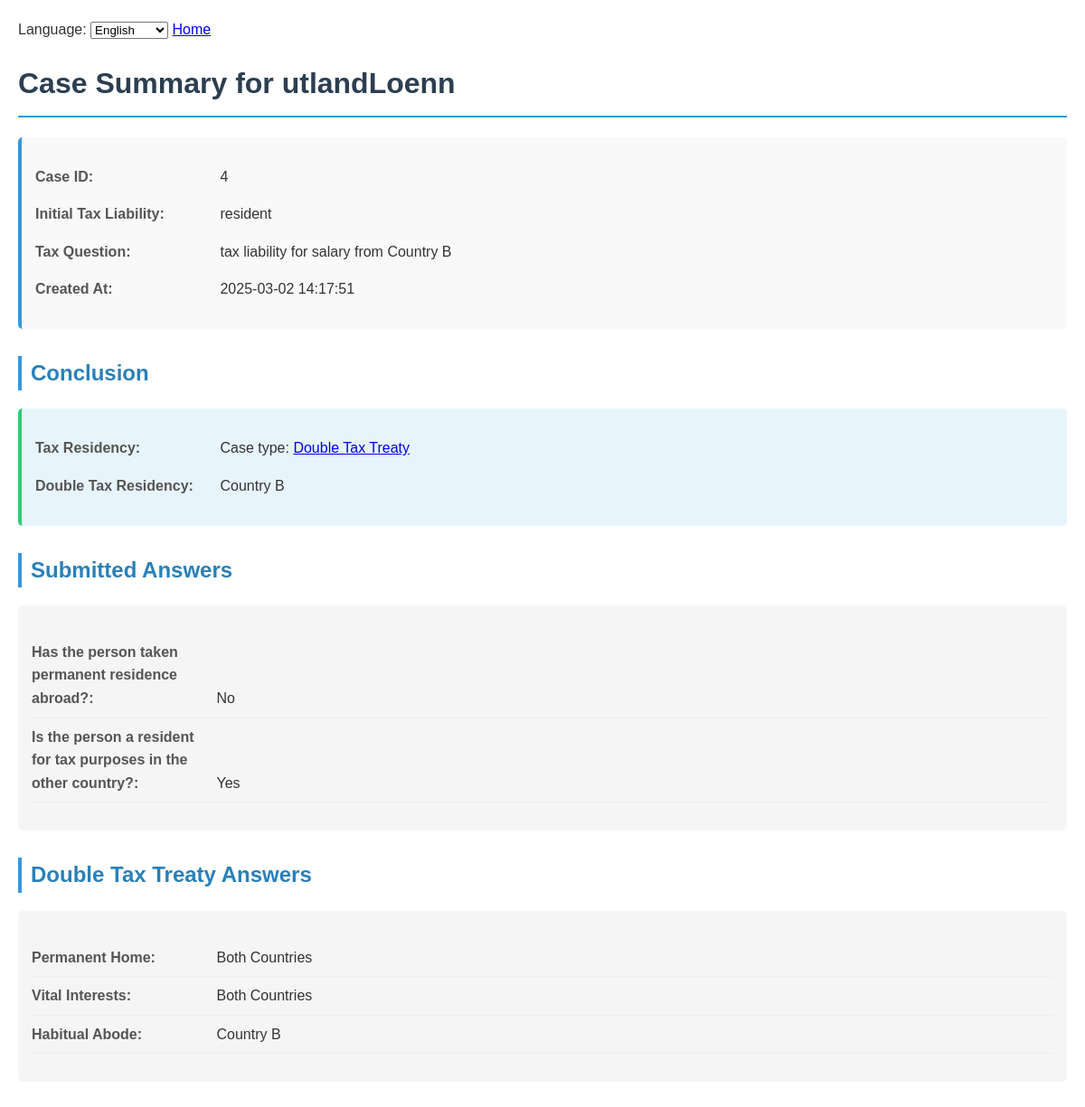
Screenshot of /case_summary.php?case_id=4 with the database file from the repository.
### tables this page shows
CREATE TABLE `cases` (
  `id` int(11) NOT NULL AUTO_INCREMENT,
  `case_name` varchar(255) NOT NULL DEFAULT 'utlandLoenn',
  `initial_liability` varchar(50) NOT NULL DEFAULT 'resident',
  `tax_question` text NOT NULL DEFAULT 'tax liability for salary from Country B',
  `conclusion` text DEFAULT NULL,
  `created_at` timestamp NULL DEFAULT current_timestamp(),
  `double_tax_residency` varchar(255) DEFAULT NULL,
  `answers` text DEFAULT NULL,
  PRIMARY KEY (`id`)
);

CREATE TABLE `tax_residency_questions` (
  `id` int(11) NOT NULL AUTO_INCREMENT,
  `case_id` int(11) NOT NULL,
  `question_key` varchar(50) NOT NULL,
  `answer` varchar(20) NOT NULL,
  `created_at` timestamp NULL DEFAULT current_timestamp(),
  PRIMARY KEY (`id`),
  KEY `case_id` (`case_id`),
  CONSTRAINT `tax_residency_questions_ibfk_1` FOREIGN KEY (`case_id`) REFERENCES `cases` (`id`) ON DELETE CASCADE
);

### case_summary.php (the view, shortened to what this page needs)
<?php
$language = $_SESSION['language'] ?? 'en';
$constantsFile = "constants_{$language}.php";
$config = include($constantsFile);
$dbConfig = $config['db'];
$display = $config['display'];
$translated_questions = $config['translated_questions'];
$translated_answers = $config['translated_answers'];
$dynamic_form_questions = $config['dynamic_form_questions'];
$dynamic_form_answers = $config['dynamic_form_answers'];
$servername = $dbConfig['servername'];
$username = $dbConfig['username'];
$password = $dbConfig['password'];
$dbname = $dbConfig['dbname'];
$conn = new mysqli($servername, $username, $password, $dbname);
$case_id = $_GET['case_id'] ?? $_SESSION['case_id'] ?? null;
$sql = "SELECT * FROM cases WHERE id = ?";
$stmt = $conn->prepare($sql);
$stmt->bind_param("i", $case_id);
$stmt->execute();
$result = $stmt->get_result();
$case = $result->fetch_assoc();
$submitted_answers = $case['answers'] ? json_decode($case['answers'], true) : [];
$sql = "SELECT question_key, answer FROM tax_residency_questions WHERE case_id = ? ORDER BY id ASC";
$stmt = $conn->prepare($sql);
$stmt->bind_param("i", $case_id);
$stmt->execute();
$result = $stmt->get_result();
$tax_treaty_answers = $result->fetch_all(MYSQLI_ASSOC);
?>
<!DOCTYPE html>
<html>
<head>
</head>
<body>
    <?php include('navbar.php'); ?>
    <h1><?php echo htmlspecialchars($display['case_summary_for']) . ' ' . htmlspecialchars($case['case_name']); ?></h1>
    <div class="case-info">
        <p><strong><?php echo htmlspecialchars($display['case_id']); ?></strong> <span class="answer"><?php echo htmlspecialchars($case['id']); ?></span></p>
        <p><strong><?php echo htmlspecialchars($display['initial_tax_liability']); ?></strong> <span class="answer"><?php echo htmlspecialchars($case['initial_liability']); ?></span></p>
        <p><strong><?php echo htmlspecialchars($display['tax_question']); ?></strong> <span class="answer"><?php echo htmlspecialchars($case['tax_question']); ?></span></p>
        <p><strong><?php echo htmlspecialchars($display['created_at']); ?></strong> <span class="answer"><?php echo htmlspecialchars($case['created_at']); ?></span></p>
    </div>
    <h2><?php echo htmlspecialchars($display['conclusion']); ?></h2>
    <div class="conclusion">
        <p><strong><?php echo htmlspecialchars($display['tax_residency']); ?></strong> <span class="answer"><?php echo ($case['conclusion'] ?? htmlspecialchars($display['pending'])); ?></span></p>
        <p><strong><?php echo htmlspecialchars($display['double_tax_residency']); ?></strong> <span class="answer"><?php echo htmlspecialchars($case['double_tax_residency'] ?? htmlspecialchars($display['pending'])); ?></span></p>
    </div>
    <h2><?php echo htmlspecialchars($display['submitted_answers']); ?></h2>
    <div class="data-section">
        <ul>
            <?php
            if (!empty($submitted_answers)) {
                foreach ($submitted_answers as $question => $answer) {
                    $translated_question = $dynamic_form_questions[$question] ?? $translated_questions[$question] ?? $question;
                    $translated_answer = $dynamic_form_answers[$answer] ?? $translated_answers[$answer] ?? $answer;
                    echo "<li><strong>" . htmlspecialchars($translated_question) . ":</strong> <span class='answer'>" . htmlspecialchars($translated_answer) . "</span></li>";
                }
            } else {
                echo "<li>" . htmlspecialchars($display['no_answers_submitted']) . "</li>";
            }
            ?>
        </ul>
    </div>
    <h2><?php echo htmlspecialchars($display['double_tax_treaty_answers']); ?></h2>
    <div class="data-section">
        <ul>
            <?php foreach ($tax_treaty_answers as $entry) {
                $translated_question = $translated_questions[$entry['question_key']] ?? $entry['question_key'];
                $translated_answer = $translated_answers[$entry['answer']] ?? $entry['answer'];
                ?>
                <li><strong><?php echo htmlspecialchars($translated_question); ?>:</strong> <span class="answer"><?php echo htmlspecialchars($translated_answer); ?></span></li>
            <?php } ?>
        </ul>
    </div>
</body>
</html>

### navbar.php (shortened to what this page needs)
<?php
$language = $_SESSION['language'] ?? 'en';
?>
<nav>
    <form method="post" style="display: inline;">
        <label for="language">Language:</label>
        <select name="language" id="language" onchange="this.form.submit()">
            <option value="en" <?php echo $language === 'en' ? 'selected' : ''; ?>>English</option>
        </select>
    </form>
    <a href="index.php">Home</a>
</nav>

### case_summary.php (style rules this page uses)
body { font-family: Arial, sans-serif; line-height: 1.6; max-width: 1200px; margin: 0 auto; padding: 20px; color: #333; }
h1 { color: #2c3e50; border-bottom: 2px solid #3498db; padding-bottom: 10px; }
h2 { color: #2980b9; margin-top: 30px; border-left: 4px solid #3498db; padding-left: 10px; }
.case-info { background-color: #f9f9f9; padding: 15px; border-radius: 5px; margin-bottom: 20px; border-left: 4px solid #3498db; }
.conclusion { background-color: #e8f4fc; padding: 15px; border-radius: 5px; border-left: 4px solid #2ecc71; }
.data-section { background-color: #f5f5f5; padding: 15px; border-radius: 5px; margin-bottom: 20px; }
ul { list-style-type: none; padding-left: 0; }
li { padding: 8px 0; border-bottom: 1px solid #eee; }
strong { color: #555; display: inline-block; width: 200px; }
.answer { display: inline-block; font-weight: normal; }

### rows the page displays
cases: case_name "utlandLoenn", id "4", initial_liability "resident", tax_question "tax liability for salary from Country B", created_at "2025-03-02 14:17:51", conclusion "Case type: Double Tax Treaty", double_tax_residency "Country B", answers "No", answers "Yes"
tax_residency_questions: question_key "Permanent Home", answer "Both Countries"
tax_residency_questions: question_key "Vital Interests", answer "Both Countries"
tax_residency_questions: question_key "Habitual Abode", answer "Country B"

### other values shown
$display['case_summary_for'] "Case Summary for"
$display['case_id'] "Case ID:"
$display['initial_tax_liability'] "Initial Tax Liability:"
$display['tax_question'] "Tax Question:"
$display['created_at'] "Created At:"
$display['conclusion'] "Conclusion"
$display['tax_residency'] "Tax Residency:"
$display['double_tax_residency'] "Double Tax Residency:"
$display['submitted_answers'] "Submitted Answers"
$translated_question "Has the person taken permanent residence abroad?"
$translated_question "Is the person a resident for tax purposes in the other country?"
$display['double_tax_treaty_answers'] "Double Tax Treaty Answers"
